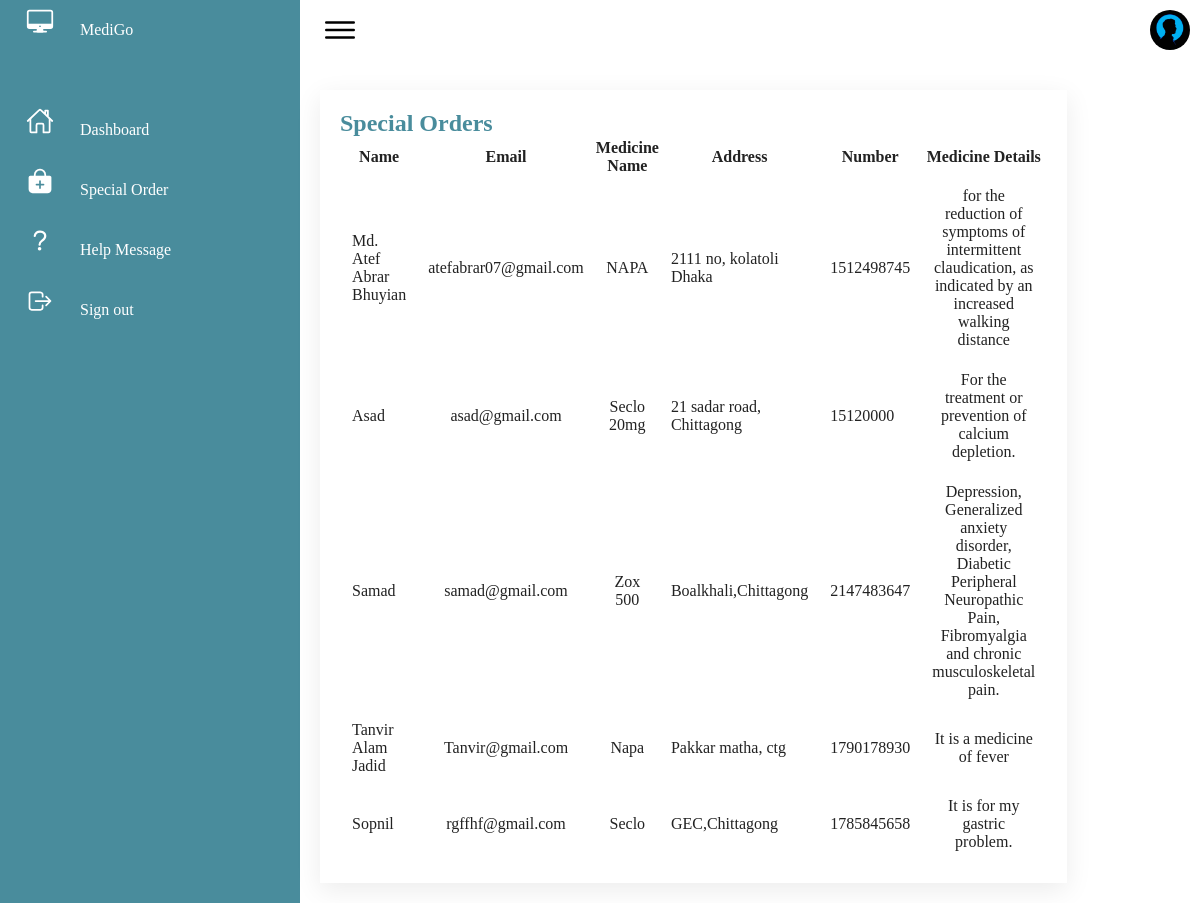
The app's page /index.html/adminpanelso.php with its own data.
### tables this page shows
CREATE TABLE `sporders` (
  `id` int(11) NOT NULL,
  `name` varchar(32) NOT NULL,
  `email` varchar(32) NOT NULL,
  `mediname` varchar(32) NOT NULL,
  `address` varchar(32) NOT NULL,
  `number` int(15) NOT NULL,
  `mdetail` text NOT NULL
);

### index.html/adminpanelso.php (the view, shortened to what this page needs)
<?php
$user = 'root';
$password = '';
$database = 'medigo';
$servername = 'localhost:3306';
$mysqli = new mysqli(
    $servername,
    $user,
    $password,
    $database
);
$sql = " SELECT * FROM sporders ";
$result = $mysqli->query($sql);
?>
<!DOCTYPE html>
<html lang="en">
<head>
    <link rel="stylesheet" href="adminpanel.css">
</head>
<body>
    <div class="container">
        <div class="navigation">
            <ul>
                <li>
                    <a href="#">
                        <span class="icon"><ion-icon name="desktop-outline"></ion-icon></span>
                        <span class="title">MediGo</span>
                    </a>
                </li>
                <li>
                    <a href="adminpanel.php">
                        <span class="icon"><ion-icon name="home-outline"></ion-icon></span>
                        <span class="title">Dashboard</span>
                    </a>
                </li>
                <li>
                    <a href="adminpanelso.php">
                        <span class="icon"><ion-icon name="bag-add"></ion-icon></span>
                        <span class="title">Special Order</span>
                    </a>
                </li>
                <li>
                    <a href="adminpanelhelp.php">
                        <span class="icon"><ion-icon name="help-outline"></ion-icon></span>
                        <span class="title">Help Message</span>
                    </a>
                </li>
                <li>
                    <a href="index.php">
                        <span class="icon"><ion-icon name="log-out-outline"></ion-icon></span>
                        <span class="title">Sign out</span>
                    </a>
                </li>
            </ul>
        </div>
        <div class="main">
            <div class="topbar">
                <div class="toggle">
                    <ion-icon name="menu-outline"></ion-icon>
                </div>
                <div class="user">
                    <img src="../img/userphoto.png">
                </div>
            </div>
            <div class="details">
                <div class="recentorders">
                    <div class="cardheader">
                        <h2>
                            Special Orders
                        </h2>
                    </div>
                    <table>
                        <thead>
                        <tr>
                            <th>Name</th>
                            <th>Email</th>
                            <th>Medicine Name</th>
                            <th>Address</th>
                            <th>Number</th>
                            <th>Medicine Details</th>
                        </tr>
                        </thead>
                        <tbody>
                        <?php
                        while ($rows = $result->fetch_assoc()) {
                        ?>
                        <tr>
                            <td>
                                <?php echo $rows['name']; ?>
                            </td>
                            <td>
                                <?php echo $rows['email']; ?>
                            </td>
                            <td>
                                <?php echo $rows['mediname']; ?>
                            </td>
                            <td>
                                <?php echo $rows['address']; ?>
                            </td>
                            <td>
                                <?php echo $rows['number']; ?>
                            </td>
                            <td>
                                <?php echo $rows['mdetail']; ?>
                            </td>
                        </tr>
                        <?php
                        }
                        ?>
                        </tbody>
                </div>
            </div>
        </div>
    </div>
</body>
</html>

### index.html/adminpanel.css (style rules this page uses)
* { margin: 0; padding: 0; box-sizing: border-box; }
:root { --blue: #498c9c; --white: #fff; --grey: #f5f5f5; --black1: #222; --black2:#999; }
body { min-height: 100vh; overflow-x: hidden; }
.container { position: relative; width: 100%; }
.navigation { position: fixed; width: 300px; height: 100%; background: var(--blue); border-left: 10px solid var(--blue); transition: 0.5s; overflow: hidden; }
.navigation ul { position: absolute; top: 0; left: 0; width: 100%; }
.navigation ul li { position: relative; width: 100%; list-style: none; border-top-left-radius: 30px; border-bottom-left-radius: 30px; }
.navigation ul li:nth-child(1) { margin-bottom: 40px; pointer-events: none; }
.navigation ul li a { position: relative; display: block; width: 100%; display: flex; text-decoration: none; color: var(--white); }
.navigation ul li a .icon { position: relative; display: block; min-width: 60px; height: 60px; line-height: 60px; text-align: center; }
.navigation ul li a .icon ion-icon { font-size: 1.75em; }
.navigation ul li a .title { position: relative; display: block; padding: 0 10px; height: 60px; line-height: 60px; text-align: start; white-space: nowrap; }
.main { position: absolute; width: calc(100% - 300px); left: 300px; min-height: 100vh; background: var(--white); transition: 0.5s; }
.topbar { width: 100%; height: 60px; display: flex; justify-content: space-between; align-items: center; padding: 0 10px; }
.toggle { position: relative; width: 60px; height: 60px; display: flex; justify-content: center; align-items: center; font-size: 2.5em; cursor: pointer; }
.user { position: relative; width: 40px; height: 40px; border-radius: 50%; overflow: hidden; cursor: pointer; }
.user img { position: absolute; top: 0; left: 0; width: 100%; height: 100%; object-fit: cover; }
.details { position: relative; width: 100%; padding: 20px; display: grid; grid-template-columns: 2fr 1fr; grid-gap: 30px; margin-top: 10px; }
.details .recentorders { position: relative; display: grid; min-height: 500px; background:var(--white); padding: 20px; box-shadow: 0 7px 25px rgba(0, 0, 0, 0.08); }
.cardheader { display: flex; justify-content: space-between; align-items: flex-start; }
.cardheader h2 { font-weight: 600; color: var(--blue); }
.details .recentorders table tr { color: var(--black1); border-bottom: 1px solid rgba(0, 0, 0, 0.01); }
.details .recentorders table tr:last-child { border-bottom: none; }
.details .recentorders table tr td { padding: 10px; }
.details .recentorders table tr td:last-child { text-align: center; }
.details .recentorders table tr td:nth-child(2) { text-align: center; }
.details .recentorders table tr td:nth-child(3) { text-align: center; }

### records on screen
sporders: name "Md. Atef Abrar Bhuyian", email "atefabrar07@gmail.com", mediname "NAPA", address "2111 no, kolatoli Dhaka", number "1512498745", mdetail "for the reduction of symptoms of intermittent claudication, as indicated by an increased walking distance"
sporders: name "Asad", email "asad@gmail.com", mediname "Seclo 20mg", address "21 sadar road, Chittagong", number "15120000", mdetail "For the treatment or prevention of calcium depletion."
sporders: name "Samad", email "samad@gmail.com", mediname "Zox 500", address "Boalkhali,Chittagong", number "2147483647", mdetail "Depression, Generalized anxiety disorder, Diabetic Peripheral Neuropathic Pain, Fibromyalgia and chronic musculoskeletal pain."
sporders: name "Tanvir Alam Jadid", email "Tanvir@gmail.com", mediname "Napa", address "Pakkar matha, ctg", number "1790178930", mdetail "It is a medicine of fever"
sporders: name "Sopnil", email "rgffhf@gmail.com", mediname "Seclo", address "GEC,Chittagong", number "1785845658", mdetail "It is for my gastric problem."
